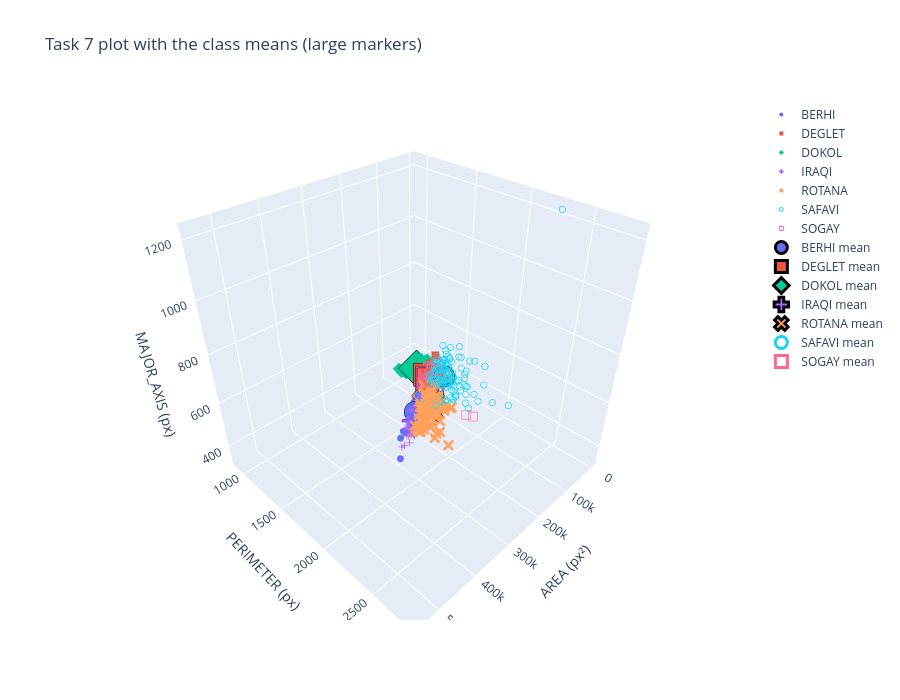

Notebook cell for this chart:
### Markdown cell above
## Task 9: 3D plot with the class means

> Repeat the task 8 for three dimensional plot.

### Code cell
fig = make_3d_figure()
for k, name in enumerate(class_names):
    fig.add_trace(go.Scatter3d(
        x=[means[k, 0]], y=[means[k, 1]], z=[means[k, 2]], mode="markers",
        name=name + " mean",
        marker=dict(symbol=symbols_3d[k], size=12, color=colors[k],
                    line=dict(color="black", width=3))))
fig.update_layout(title="Task 7 plot with the class means (large markers)")
fig.show()
